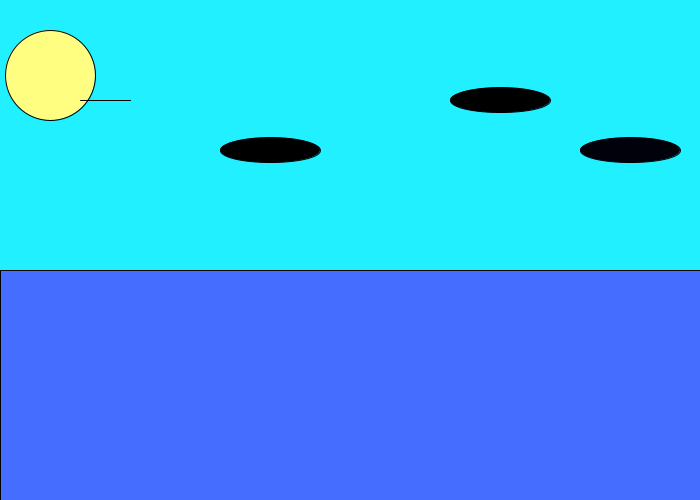
Frame 1 (no input)
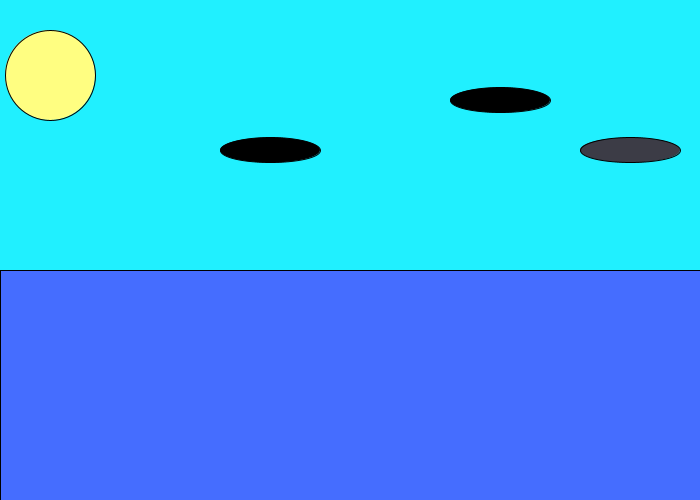
Frame 60 (the mouse pressed at the canvas centre just before this capture)
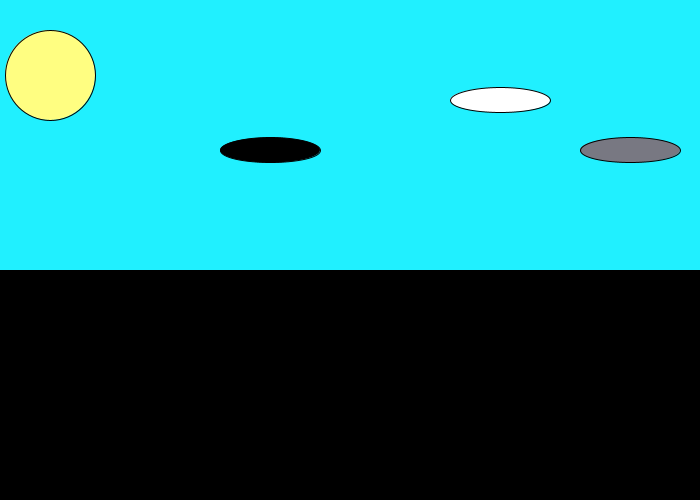
Frame 120 (the mouse held since frame 60 and released just before this capture)

The Processing sketch that drew these frames (run headless with seeded random() and noise(); from frame 60 on, the mouse is pressed at the canvas centre):

// Processing sketch: s19magd150lab04_Williams
// ── s19magd150lab04_Williams.pde
int value = 0;
int cheese = 0;
int b = 100;

void setup(){
  size(700, 500);

}

void draw(){
  
  
  background(32, 240, 255);
  
  if (mousePressed == true){
  fill(0);
  } else {
    fill(69, 109, 255);
  }
  rect(0, 270, 700, 400);//click to change ocean to black
  
  if(keyPressed == true){
    fill(255);
  } else{
  fill(255, 254, 129);
  }
  ellipse(50, 75, 90, 90);//change sun to white

fill(value);
     ellipse(500, 100, 100, 25); //cloud

stroke(0);
while (b < 200) {
  line(130, b, 80, b);
  b = b + 150;
} 


fill(cheese);
ellipse(270, 150, 100, 25);

fill(frameCount%256, frameCount+0%256, frameCount+10%256);
ellipse(630, 150 , 100, 25);


}

 void mousePressed() {
   if(value == 0) {
     value = 255;
   } else {
     value = 0;
   }
 }
 
 void keyPressed() {
   if ( cheese == 0) {
     cheese = 255;
   } else {
    cheese = 0;
   }
 }
   
   
